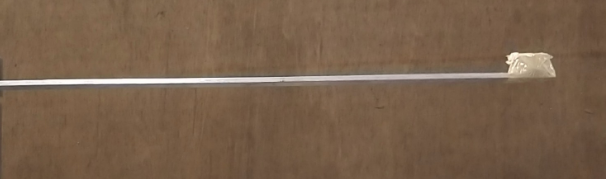
#> input picture media/1_test.png, 606 x 179 px
$ python test.py
#> lines starting #> are read from the running program, lines starting #| are printed output that depends on the picture; after the words box and inside, x2 and y2 are one past the last pixel; in counts of white or black regions, pixels touching at a corner belong together
import cv2
import numpy as np

img = cv2.imread('media/1_test.png')
#> img is the input picture: shape (179, 606, 3); mean B, G, R 75.3, 96.7, 121.1
imgray = cv2.cvtColor(img, cv2.COLOR_BGR2GRAY)
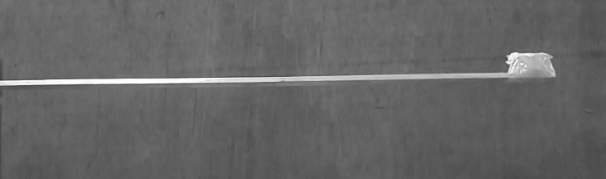
#> imgray: shape (179, 606); min 54, max 254, mean 101.5
ret, thresh = cv2.threshold(imgray, 127, 255, cv2.THRESH_BINARY)
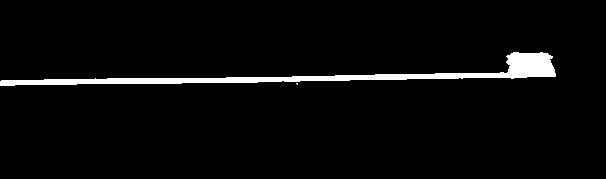
#> thresh: shape (179, 606); 3.6% white; 2 white regions (1 under 20 px)
contours, hierarchy = cv2.findContours(thresh, cv2.RETR_TREE, cv2.CHAIN_APPROX_SIMPLE)
#> contours = 2 contours, 1 with area under 20; largest, box (x1, y1, x2, y2) and area: (0, 52, 556, 86) 3313
cv2.imshow('old_thresh', thresh)
thresh = cv2.merge((thresh, thresh, thresh))
#> thresh: shape (179, 606, 3); 3.6% white; 2 white regions (1 under 20 px), largest, box (x1, y1, x2, y2) and area: (0, 52, 556, 86) 3889
cv2.imshow('thresh', thresh)
cnt = contours[1]
#> cnt = contour of 99 points, box (x1, y1, x2, y2) (0, 52, 556, 86), area 3313
cv2.drawContours(thresh, [cnt], 0, (0, 255, 0), 2)
print(contours)
#> (printed output is left out)

(x,y),radius = cv2.minEnclosingCircle(cnt)
#> x = 277.5; y = 79; radius = 277.6
center = (int(x),int(y))
#> center = (277, 79)
radius = int(radius)
#> radius = 277
cv2.circle(thresh,center,radius,(0,255,0),2)
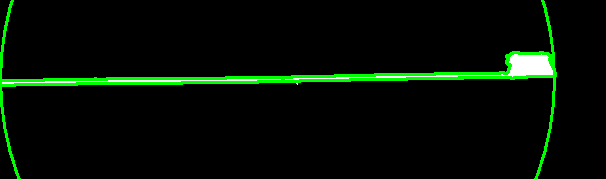
#> thresh: shape (179, 606, 3); mean of channels 0, 1, 2 3.6, 14.4, 3.6; drawn as B, G, R
cv2.imshow('res', thresh)


cv2.waitKey(0)
